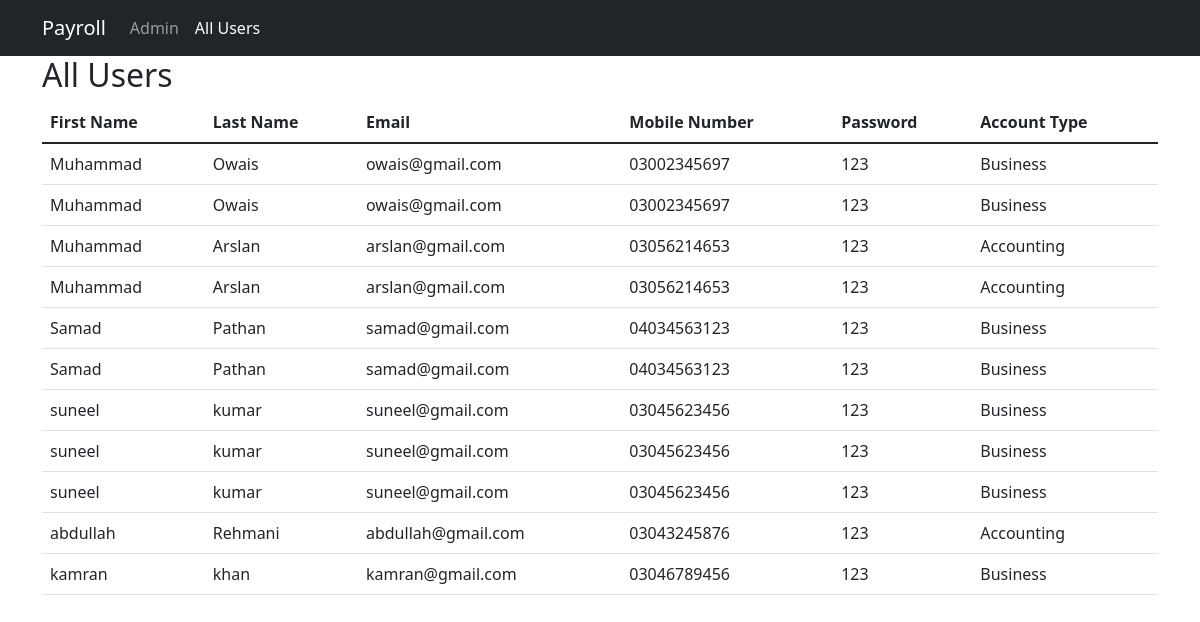
/allUsers, run on the app's committed database.
### payroll_app/models.py (models this page shows)
class users(models.Model):
    first_name = models.CharField(max_length=50)
    last_name = models.CharField(max_length=50)
    email = models.CharField(max_length=50)
    mobile_number = models.CharField(max_length=20)
    password = models.CharField(max_length=50)
    account_type = models.CharField(max_length=20)

### payroll_app/views.py (the view)
# urls.py: path('allUsers', pApp.allUsers, name="allUsers"),
def allUsers(request):
    data={}
    fetchData = users.objects.all()
    print(fetchData)
    data = {
        "users": fetchData
    }
    return render(request, "all-users.html", data)

### templates/all-users.html (shortened to what this page needs)
<!DOCTYPE html>
<html lang="en">
<head>
  <link href="https://cdn.jsdelivr.net/npm/bootstrap@5.1.3/dist/css/bootstrap.min.css" rel="stylesheet" />
</head>
<body>
  <nav class="navbar navbar-expand-sm navbar-dark bg-dark">
    <div class="container">
      <a class="navbar-brand" href="javascript:void(0)">Payroll</a>
      <div class="collapse navbar-collapse" id="mynavbar">
        <ul class="navbar-nav me-auto">
          <li class="nav-item">
            <a class="nav-link" href="{%url 'admin'%}">Admin</a>
          </li>
          <li class="nav-item">
            <a class="nav-link active" href="{%url 'allUsers'%}">All Users</a>
          </li>
        </ul>
      </div>
    </div>
  </nav>
  <div class="container">
    <h2>All Users</h2>
    <table class="table table-hover">
      <thead>
        <tr>
          <th>First Name</th>
          <th>Last Name</th>
          <th>Email</th>
          <th>Mobile Number</th>
          <th>Password</th>
          <th>Account Type</th>
        </tr>
      </thead>
      <tbody>
        {% for u in users %}
        <tr>
          <td>{{u.first_name}}</td>
          <td>{{u.last_name}}</td>
          <td>{{u.email}}</td>
          <td>{{u.mobile_number}}</td>
          <td>{{u.password}}</td>
          <td>{{u.account_type}}</td>
        </tr>
        {% endfor %}
      </tbody>
    </table>
  </div>
</body>
</html>

### data on the page
users: first_name "Muhammad", last_name "Owais", email "owais@gmail.com", mobile_number "03002345697", password "123", account_type "Business"
users: first_name "Muhammad", last_name "Owais", email "owais@gmail.com", mobile_number "03002345697", password "123", account_type "Business"
users: first_name "Muhammad", last_name "Arslan", email "arslan@gmail.com", mobile_number "03056214653", password "123", account_type "Accounting"
users: first_name "Muhammad", last_name "Arslan", email "arslan@gmail.com", mobile_number "03056214653", password "123", account_type "Accounting"
users: first_name "Samad", last_name "Pathan", email "samad@gmail.com", mobile_number "04034563123", password "123", account_type "Business"
users: first_name "Samad", last_name "Pathan", email "samad@gmail.com", mobile_number "04034563123", password "123", account_type "Business"
users: first_name "suneel", last_name "kumar", email "suneel@gmail.com", mobile_number "03045623456", password "123", account_type "Business"
users: first_name "suneel", last_name "kumar", email "suneel@gmail.com", mobile_number "03045623456", password "123", account_type "Business"
users: first_name "suneel", last_name "kumar", email "suneel@gmail.com", mobile_number "03045623456", password "123", account_type "Business"
users: first_name "abdullah", last_name "Rehmani", email "abdullah@gmail.com", mobile_number "03043245876", password "123", account_type "Accounting"
users: first_name "kamran", last_name "khan", email "kamran@gmail.com", mobile_number "03046789456", password "123", account_type "Business"
